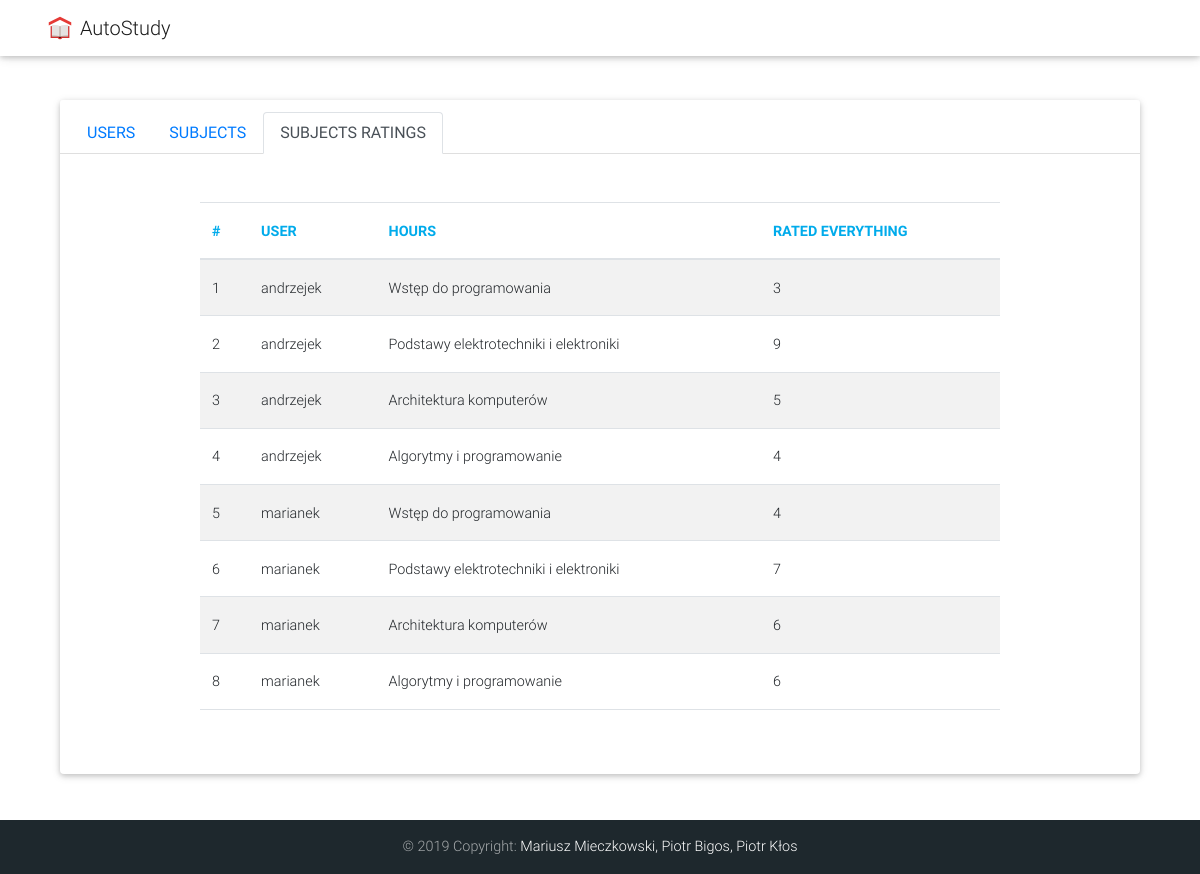
Page /schedule/subject_ratings on the earlier database version.
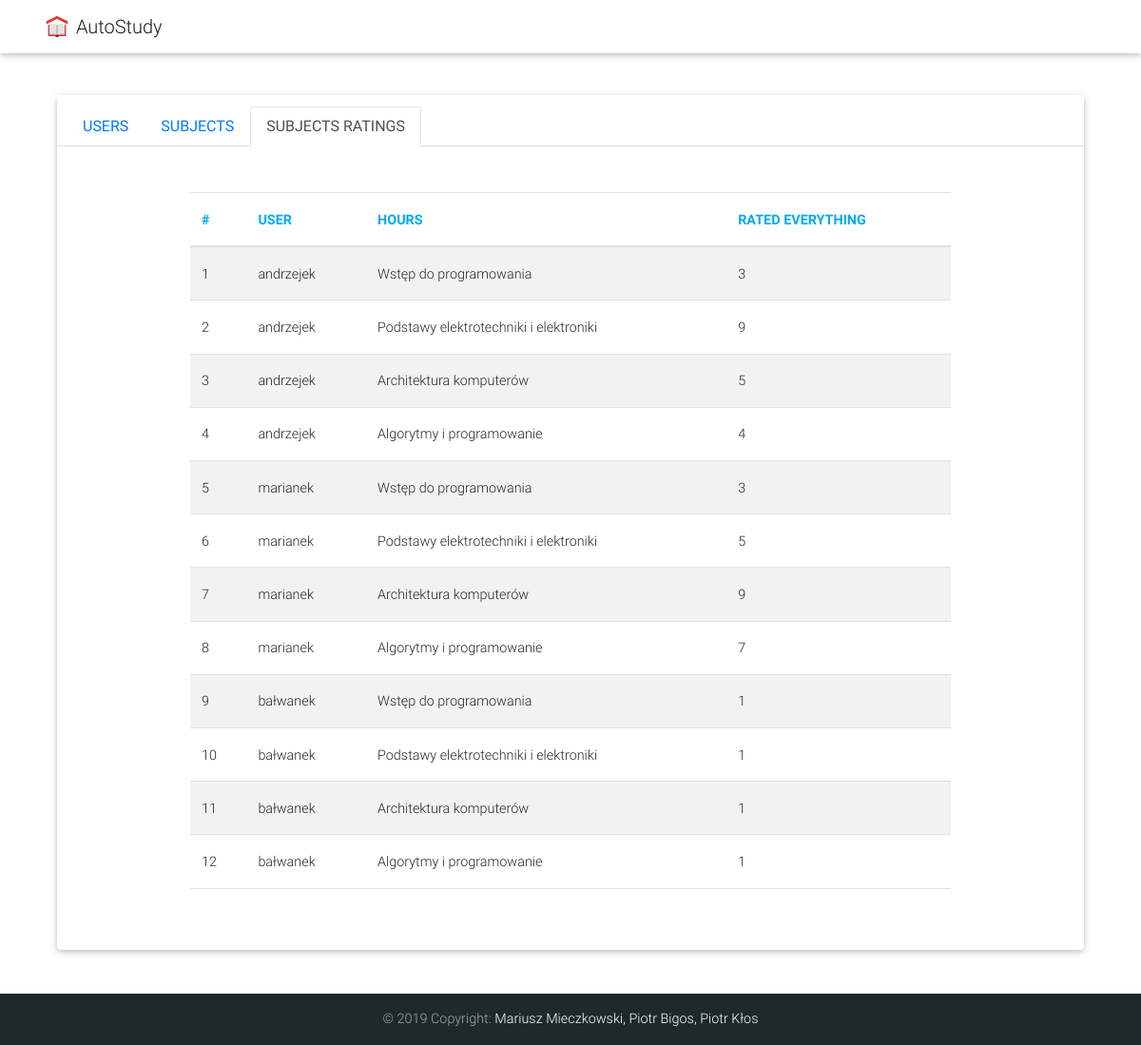
Same page on the later database version.
### schedule/models.py (models this page shows, shortened)
class SubjectRating(models.Model):
    user = models.ForeignKey(User, on_delete=models.SET_NULL, null=True)
    subject_id = models.ForeignKey(Subject, on_delete=models.SET_NULL, null=True)
    subject_rating = models.IntegerField(default=0)

class Subject(models.Model):
    id = models.UUIDField(primary_key=True, default=uuid.uuid4, help_text='Unique ID for a subject.')
    name = models.CharField(max_length=300)
    hours = models.IntegerField(default=0)
    average_rating = models.FloatField(default=0)
    def __str__(self):
        return self.name

### schedule/views.py (the view)
# urls.py: path('subject_ratings', views.admin_subject_ratings, name='subject_ratings'),
def admin_subject_ratings(request):
    all_subjects = Subject.objects.all()
    all_ratings = SubjectRating.objects.all()
    all_users = User.objects.all()
    context = {
        'all_subjects': all_subjects,
        'all_ratings': all_ratings,
        'all_users': all_users
    }
    return render(request, 'subject_ratings.html', context=context)

### templates/subject_ratings.html (shortened to what this page needs)
{% extends "base_generic.html" %}
{% block content %}
    <div class="card p-3 my-5 bg-white rounded mx-auto" style="max-width: 1100px;  width: 90%; margin-bottom: 100px !important;">
        <div class="card-header bg-white">
            <ul class="nav nav-tabs card-header-tabs">
              <li class="nav-item">
                <a class="nav-link" href="{% url 'users' %}">USERS</a>
              </li>
              <li class="nav-item">
                <a class="nav-link" href="{% url 'subjects' %}">SUBJECTS</a>
              </li>
              <li class="nav-item">
                <a class="nav-link active" href="{% url 'subject_ratings' %}">SUBJECTS RATINGS</a>
              </li>
            </ul>
          </div>
        <div class="my-5 mx-auto" style="max-width: 800px; width: 90%;">
            <table id="tableUsers" class="table table-striped border-top border-bottom">
                <thead>
                    <tr>
                        <th class="font-weight-bold">#</th>
                        <th class="font-weight-bold">User</th>
                        <th class="font-weight-bold">Hours</th>
                        <th class="font-weight-bold">Rated everything</th>
                    </tr>
                </thead>
                <tbody>
                {% for rating in all_ratings %}
                    <tr>
                        <td>{{ forloop.counter }}</td>
                        <td><a href="{% url "show_user" parameter=rating.user.username %}">{{ rating.user }}</a></td>
                        <td><a href="{% url "show_subject" parameter=rating.subject_id.name %}">{{ rating.subject_id }}</a></td>
                        <td>{{ rating.subject_rating }}</td>
                    </tr>
                {% endfor %}
                </tbody>
            </table>
        </div>
    </div>
{% endblock %}

### templates/base_generic.html (shortened to what this page needs)
<!DOCTYPE html>
<html style="position: relative; min-height: 100%;" lang="en">
<head>
  {% load static %}
  <link rel="stylesheet" href="{% static 'css/bootstrap2.css' %}">
  <link rel="stylesheet" href="{% static 'css/mdb.min.css' %}">
  <link rel="stylesheet" href="{% static 'css/datatables.css' %}">
  <link rel="stylesheet" href="https://use.fontawesome.com/releases/v5.6.1/css/all.css">
    <link rel="stylesheet" href="{% static 'css/style.css' %}">
<body style="margin-top: 100px;">
    <nav class="navbar fixed-top navbar-expand-lg navbar-light bg-white">
    <div class="container">
      <a class="navbar-brand" href="">
        <img src="{% static 'images/icons8-school-480.png' %}" width="30" height="30" class="d-inline-block align-top" alt="">
        AutoStudy
      </a>
    </div>
  </nav>
  {% block content %} {% endblock %}
  <footer class="page-footer font-small special-color-dark" style="position: absolute;bottom: 0;width: 100%;">
  <div class="footer-copyright text-center py-3">© 2019 Copyright:
    <a href="#"> Mariusz Mieczkowski, Piotr Bigos, Piotr Kłos</a>
  </div>
</footer>
</body>
</html>

### static/css/style.css (style rules this page uses)
.card { max-width: 1100px; width: 90%; margin-bottom: 100px !important; padding: 0 !important; }
.card-header { text-align: center; }
table th { color: #00ABEB; text-transform: uppercase; }

Differences in the rows shown:
changed SubjectRating (number 5 of 12 on the later page): subject_rating "4" → "3"
changed SubjectRating (number 6 of 12 on the later page): subject_rating "7" → "5"
changed SubjectRating (number 7 of 12 on the later page): subject_rating "6" → "9"
changed SubjectRating (number 8 of 12 on the later page): subject_rating "6" → "7"
added SubjectRating: user "bałwanek", subject_id "Wstęp do programowania", subject_rating "1"
added SubjectRating: user "bałwanek", subject_id "Podstawy elektrotechniki i elektroniki", subject_rating "1"
added SubjectRating: user "bałwanek", subject_id "Architektura komputerów", subject_rating "1"
added SubjectRating: user "bałwanek", subject_id "Algorytmy i programowanie", subject_rating "1"
